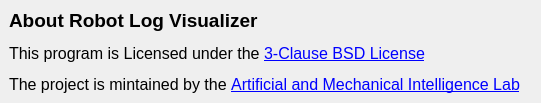
<?xml version="1.0" encoding="UTF-8"?>
<ui version="4.0">
 <class>aboutWindow</class>
 <widget class="QMainWindow" name="aboutWindow">
  <property name="geometry">
   <rect>
    <x>0</x>
    <y>0</y>
    <width>541</width>
    <height>102</height>
   </rect>
  </property>
  <property name="maximumSize">
   <size>
    <width>541</width>
    <height>102</height>
   </size>
  </property>
  <property name="windowTitle">
   <string>Robot Log Visualizer - About</string>
  </property>
  <widget class="QWidget" name="centralwidget">
   <layout class="QHBoxLayout" name="horizontalLayout">
    <item>
     <widget class="QLabel" name="label_2">
      <property name="enabled">
       <bool>true</bool>
      </property>
      <property name="text">
       <string>&lt;html&gt;&lt;head/&gt;&lt;body&gt;&lt;p&gt;&lt;span style=&quot; font-size:14pt; font-weight:600;&quot;&gt;About Robot Log Visualizer&lt;/span&gt;&lt;/p&gt;&lt;p&gt;&lt;span style=&quot; font-size:12pt;&quot;&gt;This program is Licensed under the &lt;/span&gt;&lt;a href=&quot;https://github.com/ami-iit/robot-log-visualizer/blob/main/LICENSE&quot;&gt;&lt;span style=&quot; font-size:12pt; text-decoration: underline; color:#0000ff;&quot;&gt;3-Clause BSD License&lt;/span&gt;&lt;/a&gt;&lt;/p&gt;&lt;p&gt;&lt;span style=&quot; font-size:12pt;&quot;&gt;The project is mintained by the &lt;/span&gt;&lt;a href=&quot;https://ami.iit.it/&quot;&gt;&lt;span style=&quot; font-size:12pt; text-decoration: underline; color:#0000ff;&quot;&gt;Artificial and Mechanical Intelligence Lab&lt;/span&gt;&lt;/a&gt;&lt;/p&gt;&lt;/body&gt;&lt;/html&gt;</string>
      </property>
      <property name="openExternalLinks">
       <bool>true</bool>
      </property>
     </widget>
    </item>
   </layout>
  </widget>
 </widget>
 <resources/>
 <connections/>
</ui>
